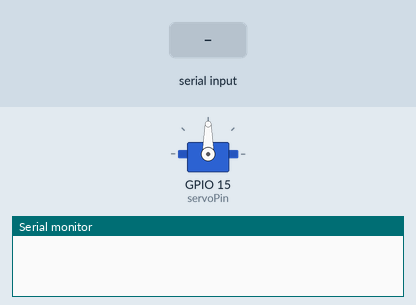
This sketch was run on a simulated ESP32. Parts: servo, the last lines printed to the serial monitor. The inputs (shaded band) are chosen by the test bench.

Above: at 1.2 s.
1.3 s: "30,150\n" received over Serial
At 3.4 s:
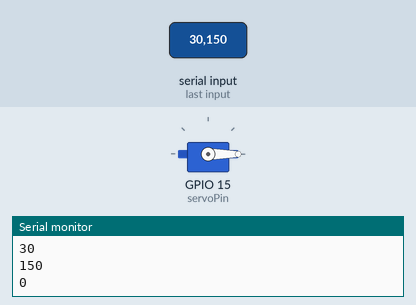
3.8 s: "90,45\n" received over Serial
At 4.5 s:
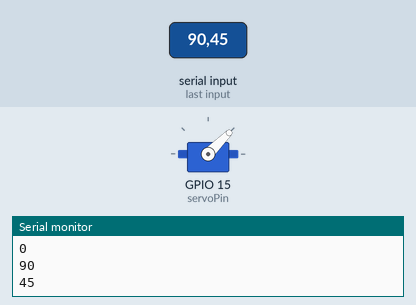
6.3 s: "200\n" received over Serial
At 7.1 s:
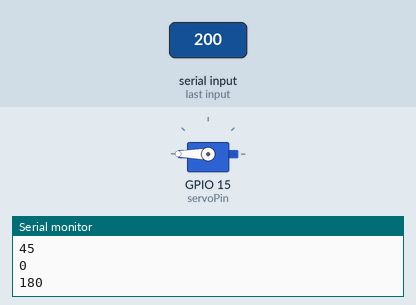
Timing chart, 0 to 9.3 s (numbered marks = the images above; inputs shaded):
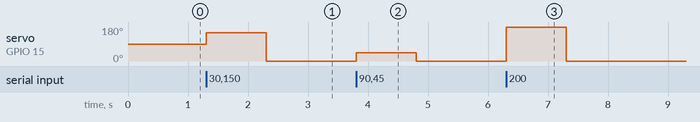

Measured:
- after the input at 1.3 s, servo on GPIO 15 (servoPin): 90° → 150° at once, → 0° 1.0 s later
- after the input at 3.8 s, servo on GPIO 15 (servoPin): 0° → 45° at once, → 0° 1.0 s later
- after the input at 6.3 s, servo on GPIO 15 (servoPin): 0° → 180° at once, → 0° 1.0 s later

The sketch:

ServoTest.ino
```cpp
#include <ESP32Servo.h>

#define servoPin 15
Servo servo;
int val = 0;
int angle = 86;

int direction = 1;

void setup() {
  // put your setup code here, to run once:
  servo.attach(servoPin);
  Serial.begin(115200);

}

void loop() {
  //rotateServo();
  controlServo();
}

void rotateServo() {
  angle += direction;
  if (angle > 180 || angle < 0) {
    direction *= -1;
  }
  servo.write(angle);
  Serial.println(angle);
  delay(10);
}

void controlServo() {
  while (Serial.available() == 0) {}
  val = Serial.parseInt();
  servo.write(val);
  angle = servo.read();
  Serial.println(angle);
}
```
